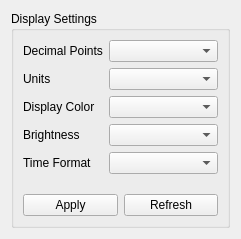
<?xml version="1.0" encoding="UTF-8"?>
<ui version="4.0">
 <class>Display_Settings_Pane</class>
 <widget class="QWidget" name="Display_Settings_Pane">
  <property name="geometry">
   <rect>
    <x>0</x>
    <y>0</y>
    <width>241</width>
    <height>239</height>
   </rect>
  </property>
  <property name="windowTitle">
   <string>Diplay Settings Pane</string>
  </property>
  <layout class="QVBoxLayout" name="verticalLayout_2">
   <item>
    <widget class="QGroupBox" name="groupBox">
     <property name="title">
      <string>Display Settings</string>
     </property>
     <layout class="QVBoxLayout" name="verticalLayout">
      <item>
       <layout class="QFormLayout" name="formLayout">
        <item row="0" column="0">
         <widget class="QLabel" name="lbl_decimal_points">
          <property name="text">
           <string>Decimal Points</string>
          </property>
         </widget>
        </item>
        <item row="0" column="1">
         <widget class="QComboBox" name="combo_decimal_points"/>
        </item>
        <item row="1" column="0">
         <widget class="QLabel" name="lbl_units">
          <property name="text">
           <string>Units</string>
          </property>
         </widget>
        </item>
        <item row="1" column="1">
         <widget class="QComboBox" name="combo_units"/>
        </item>
        <item row="2" column="0">
         <widget class="QLabel" name="lbl_display_color">
          <property name="text">
           <string>Display Color</string>
          </property>
         </widget>
        </item>
        <item row="2" column="1">
         <widget class="QComboBox" name="combo_display_color"/>
        </item>
        <item row="3" column="0">
         <widget class="QLabel" name="lbl_brightness">
          <property name="text">
           <string>Brightness</string>
          </property>
         </widget>
        </item>
        <item row="3" column="1">
         <widget class="QComboBox" name="combo_brightness"/>
        </item>
        <item row="4" column="0">
         <widget class="QLabel" name="lbl_time_format">
          <property name="text">
           <string>Time Format</string>
          </property>
         </widget>
        </item>
        <item row="4" column="1">
         <widget class="QComboBox" name="combo_time_format"/>
        </item>
       </layout>
      </item>
      <item>
       <layout class="QHBoxLayout" name="horizontalLayout_6">
        <item>
         <widget class="QPushButton" name="btn_apply">
          <property name="text">
           <string>Apply</string>
          </property>
         </widget>
        </item>
        <item>
         <widget class="QPushButton" name="btn_refresh">
          <property name="text">
           <string>Refresh</string>
          </property>
         </widget>
        </item>
       </layout>
      </item>
     </layout>
    </widget>
   </item>
  </layout>
 </widget>
 <resources/>
 <connections/>
</ui>
